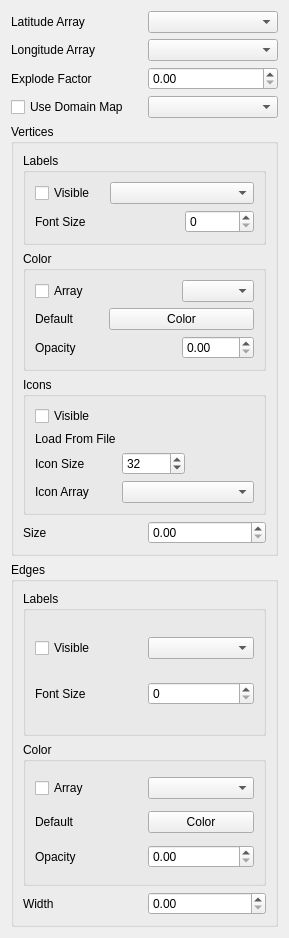
<ui version="4.0" >
 <class>ClientGeoDisplay</class>
 <widget class="QWidget" name="ClientGeoDisplay" >
  <property name="geometry" >
   <rect>
    <x>0</x>
    <y>0</y>
    <width>289</width>
    <height>938</height>
   </rect>
  </property>
  <property name="windowTitle" >
   <string>Form</string>
  </property>
  <layout class="QVBoxLayout" >
   <item>
    <layout class="QHBoxLayout" >
     <item>
      <widget class="QLabel" name="label" >
       <property name="text" >
        <string>Latitude Array</string>
       </property>
      </widget>
     </item>
     <item>
      <widget class="QComboBox" name="latArray" />
     </item>
    </layout>
   </item>
   <item>
    <layout class="QHBoxLayout" >
     <item>
      <widget class="QLabel" name="label_2" >
       <property name="text" >
        <string>Longitude Array</string>
       </property>
      </widget>
     </item>
     <item>
      <widget class="QComboBox" name="lonArray" />
     </item>
    </layout>
   </item>
   <item>
    <layout class="QHBoxLayout" >
     <item>
      <widget class="QLabel" name="label_14" >
       <property name="text" >
        <string>Explode Factor</string>
       </property>
      </widget>
     </item>
     <item>
      <widget class="QDoubleSpinBox" name="explodeFactor" >
       <property name="singleStep" >
        <double>0.100000000000000</double>
       </property>
      </widget>
     </item>
    </layout>
   </item>
   <item>
    <layout class="QHBoxLayout" >
     <item>
      <widget class="QCheckBox" name="useDomainMap" >
       <property name="text" >
        <string>Use Domain Map</string>
       </property>
      </widget>
     </item>
     <item>
      <widget class="pqSourceComboBox" name="domainMap" />
     </item>
    </layout>
   </item>
   <item>
    <widget class="QGroupBox" name="vertices" >
     <property name="title" >
      <string>Vertices</string>
     </property>
     <layout class="QGridLayout" >
      <item row="0" column="0" colspan="2" >
       <widget class="QGroupBox" name="groupBox_2" >
        <property name="title" >
         <string>Labels</string>
        </property>
        <layout class="QGridLayout" >
         <item row="0" column="0" >
          <widget class="QCheckBox" name="vertexLabels" >
           <property name="text" >
            <string>Visible</string>
           </property>
          </widget>
         </item>
         <item row="0" column="1" colspan="2" >
          <widget class="QComboBox" name="vertexLabelArray" />
         </item>
         <item row="1" column="0" colspan="2" >
          <widget class="QLabel" name="label_8" >
           <property name="text" >
            <string>Font Size</string>
           </property>
          </widget>
         </item>
         <item row="1" column="2" >
          <widget class="QSpinBox" name="vertexLabelFontSize" />
         </item>
        </layout>
       </widget>
      </item>
      <item row="1" column="0" colspan="2" >
       <widget class="QGroupBox" name="groupBox" >
        <property name="title" >
         <string>Color</string>
        </property>
        <layout class="QGridLayout" >
         <item row="0" column="0" colspan="2" >
          <widget class="QCheckBox" name="vertexColorByArray" >
           <property name="text" >
            <string>Array</string>
           </property>
          </widget>
         </item>
         <item row="0" column="2" >
          <widget class="QComboBox" name="vertexColorArray" />
         </item>
         <item row="1" column="0" >
          <widget class="QLabel" name="label_10" >
           <property name="text" >
            <string>Default</string>
           </property>
          </widget>
         </item>
         <item row="1" column="1" colspan="2" >
          <widget class="pqColorChooserButton" name="vertexColor" >
           <property name="text" >
            <string>Color</string>
           </property>
          </widget>
         </item>
         <item row="2" column="0" >
          <widget class="QLabel" name="label_3" >
           <property name="text" >
            <string>Opacity</string>
           </property>
          </widget>
         </item>
         <item row="2" column="2" >
          <widget class="QDoubleSpinBox" name="vertexOpacity" >
           <property name="maximum" >
            <double>1.000000000000000</double>
           </property>
           <property name="singleStep" >
            <double>0.100000000000000</double>
           </property>
          </widget>
         </item>
        </layout>
       </widget>
      </item>
      <item row="2" column="0" colspan="2" >
       <widget class="QGroupBox" name="groupBox_3" >
        <property name="title" >
         <string>Icons</string>
        </property>
        <layout class="QGridLayout" >
         <item row="0" column="0" >
          <widget class="QCheckBox" name="iconVisibility" >
           <property name="text" >
            <string>Visible</string>
           </property>
          </widget>
         </item>
         <item row="3" column="0" >
          <widget class="QLabel" name="label_5" >
           <property name="text" >
            <string>Icon Array</string>
           </property>
          </widget>
         </item>
         <item row="3" column="1" colspan="2" >
          <widget class="QComboBox" name="iconArray" />
         </item>
         <item row="1" column="0" >
          <widget class="QLabel" name="label_6" >
           <property name="text" >
            <string>Load From File</string>
           </property>
          </widget>
         </item>
         <item row="1" column="1" colspan="2" >
          <widget class="pqFileChooserWidget" native="1" name="iconFile" />
         </item>
         <item row="2" column="0" >
          <widget class="QLabel" name="label_12" >
           <property name="text" >
            <string>Icon Size</string>
           </property>
          </widget>
         </item>
         <item row="2" column="1" >
          <widget class="QSpinBox" name="iconSize" >
           <property name="value" >
            <number>32</number>
           </property>
          </widget>
         </item>
        </layout>
       </widget>
      </item>
      <item row="3" column="0" >
       <widget class="QLabel" name="label_4" >
        <property name="text" >
         <string>Size</string>
        </property>
       </widget>
      </item>
      <item row="3" column="1" >
       <widget class="QDoubleSpinBox" name="vertexSize" />
      </item>
     </layout>
    </widget>
   </item>
   <item>
    <widget class="QGroupBox" name="edges" >
     <property name="title" >
      <string>Edges</string>
     </property>
     <layout class="QGridLayout" >
      <item row="0" column="0" colspan="2" >
       <widget class="QGroupBox" name="groupBox_4" >
        <property name="title" >
         <string>Labels</string>
        </property>
        <layout class="QGridLayout" >
         <item row="0" column="0" >
          <widget class="QCheckBox" name="edgeLabels" >
           <property name="text" >
            <string>Visible</string>
           </property>
          </widget>
         </item>
         <item row="0" column="1" >
          <widget class="QComboBox" name="edgeLabelArray" />
         </item>
         <item row="1" column="0" >
          <widget class="QLabel" name="label_9" >
           <property name="text" >
            <string>Font Size</string>
           </property>
          </widget>
         </item>
         <item row="1" column="1" >
          <widget class="QSpinBox" name="edgeLabelFontSize" />
         </item>
        </layout>
       </widget>
      </item>
      <item row="1" column="0" colspan="2" >
       <widget class="QGroupBox" name="groupBox_5" >
        <property name="title" >
         <string>Color</string>
        </property>
        <layout class="QGridLayout" >
         <item row="0" column="0" >
          <widget class="QCheckBox" name="edgeColorByArray" >
           <property name="text" >
            <string>Array</string>
           </property>
          </widget>
         </item>
         <item row="0" column="1" >
          <widget class="QComboBox" name="edgeColorArray" />
         </item>
         <item row="1" column="0" >
          <widget class="QLabel" name="label_11" >
           <property name="text" >
            <string>Default</string>
           </property>
          </widget>
         </item>
         <item row="1" column="1" >
          <widget class="pqColorChooserButton" name="edgeColor" >
           <property name="text" >
            <string>Color</string>
           </property>
          </widget>
         </item>
         <item row="2" column="0" >
          <widget class="QLabel" name="label_7" >
           <property name="text" >
            <string>Opacity</string>
           </property>
          </widget>
         </item>
         <item row="2" column="1" >
          <widget class="QDoubleSpinBox" name="edgeOpacity" >
           <property name="maximum" >
            <double>1.000000000000000</double>
           </property>
           <property name="singleStep" >
            <double>0.100000000000000</double>
           </property>
          </widget>
         </item>
        </layout>
       </widget>
      </item>
      <item row="2" column="0" >
       <widget class="QLabel" name="label_13" >
        <property name="text" >
         <string>Width</string>
        </property>
       </widget>
      </item>
      <item row="2" column="1" >
       <widget class="QDoubleSpinBox" name="edgeWidth" />
      </item>
     </layout>
    </widget>
   </item>
  </layout>
 </widget>
 <customwidgets>
  <customwidget>
   <class>pqColorChooserButton</class>
   <extends>QPushButton</extends>
   <header>pqColorChooserButton.h</header>
   <container>1</container>
  </customwidget>
  <customwidget>
   <class>pqFileChooserWidget</class>
   <extends>QWidget</extends>
   <header>pqFileChooserWidget.h</header>
   <container>1</container>
  </customwidget>
  <customwidget>
   <class>pqSourceComboBox</class>
   <extends>QComboBox</extends>
   <header>pqSourceComboBox.h</header>
  </customwidget>
 </customwidgets>
 <resources/>
 <connections/>
</ui>
